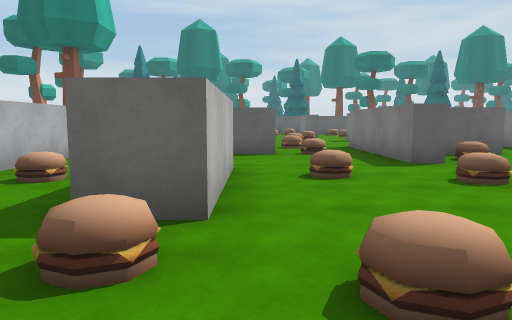
view 1 (above)

24 first-person views from a walk through a scene from a Unity 3-D project. The camera is 1.4 m above the floor, tilts 6° down and sees 70° across. The floor is counted in squares, 2 m on a side. Each view is taken from the middle of a square. On the plan, view 1 faces up. The plan holds only what a view shows up to about 11 squares ahead; the rest is blank. The place goes on beyond the plan. Some animated figures are not drawn. Some surface patterns are stand-ins.

view 2
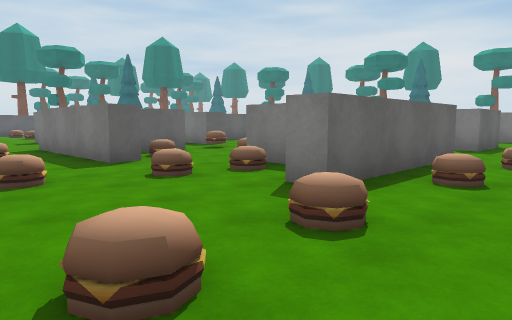

view 3
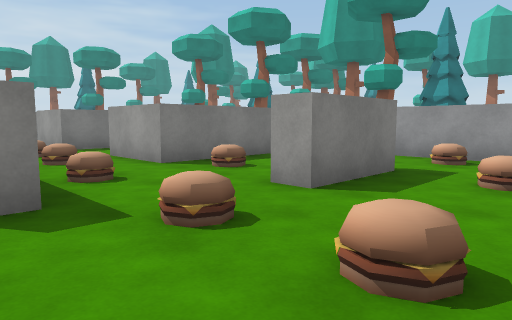

view 4
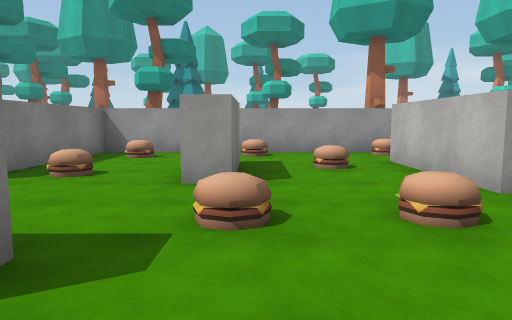

view 5
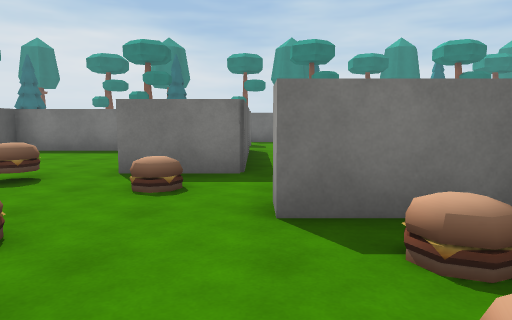

view 6
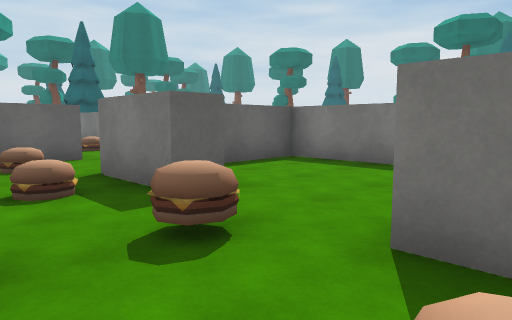

view 7
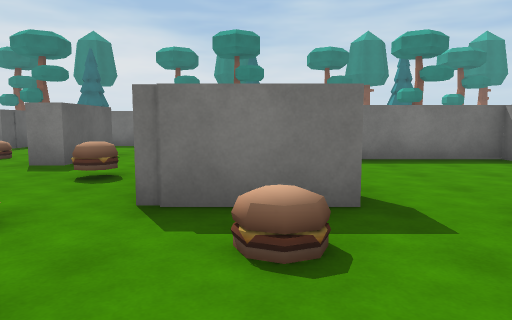

view 8
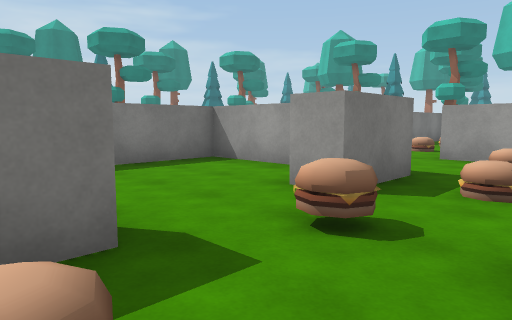

view 9
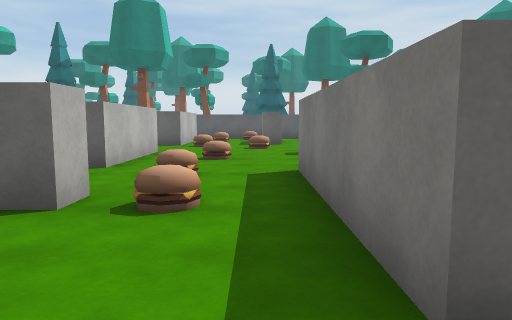

view 10
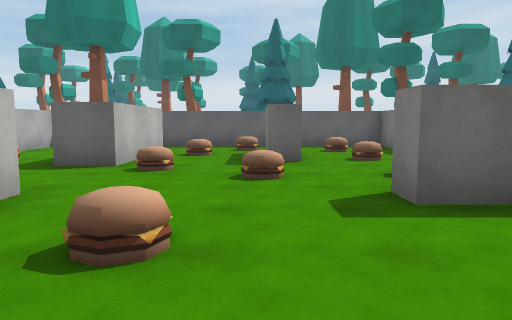

view 11
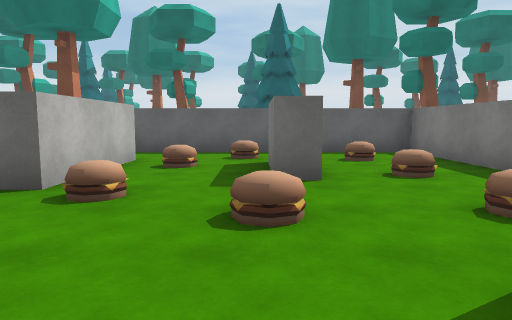

view 12
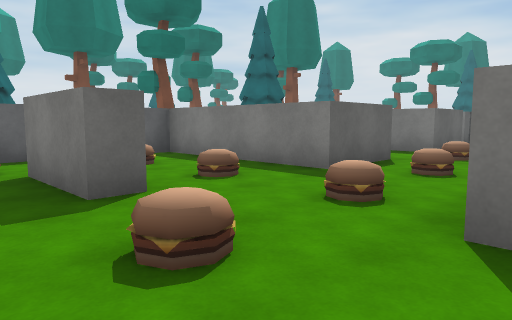

view 13
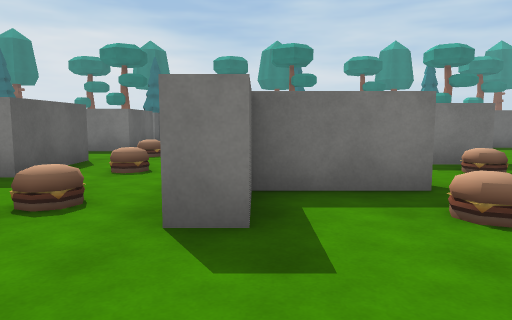

view 14
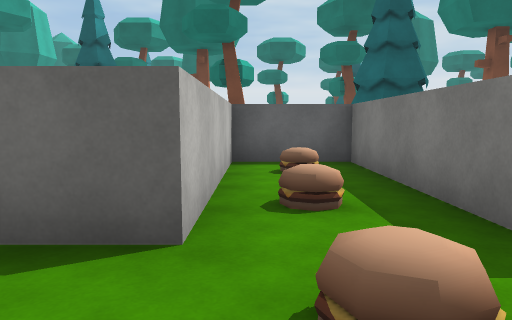

view 15
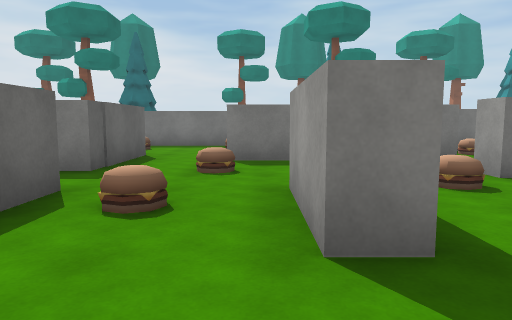

view 16
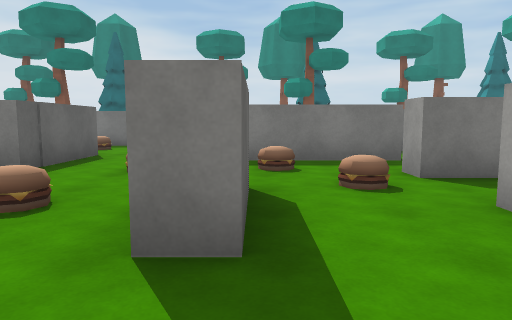

view 17
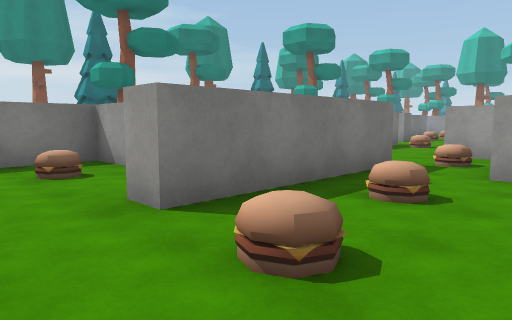

view 18
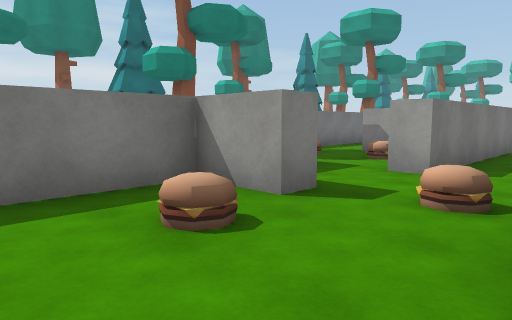

view 19
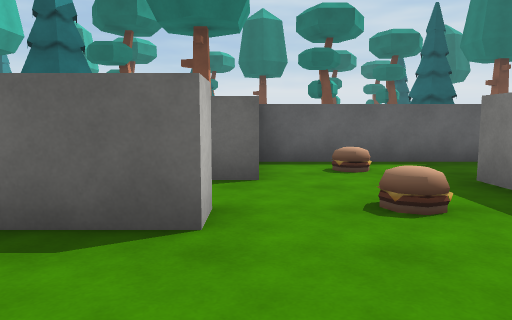

view 20
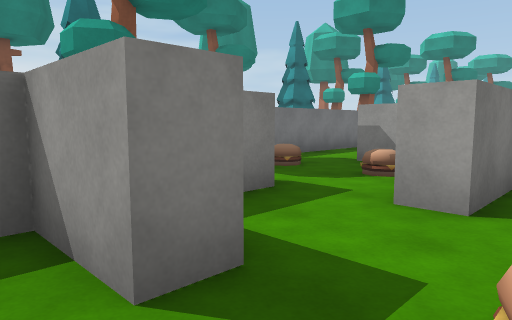

view 21
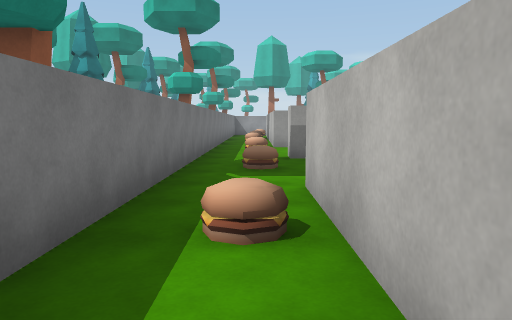

view 22
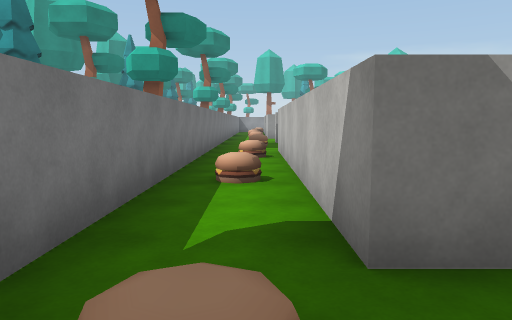

view 23
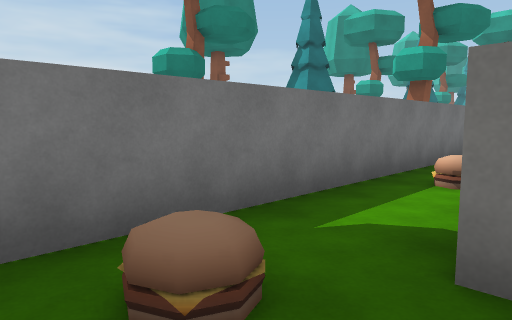

view 24
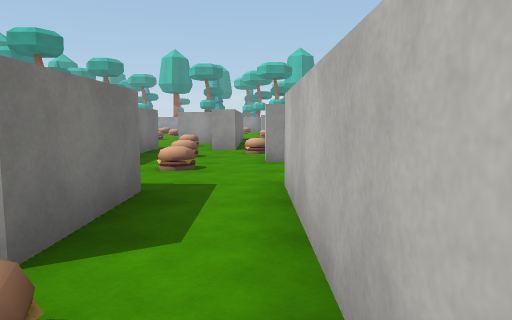

### Floor plan
Points are (right, up) in squares from view 1. A wall is a line through its corners. A room is listed if a view was taken in it or the views show most of it. See-through windows are left out.
Room 1 (views 1, 2, 3, 4, 5, 6, 9)
walls: (4.6, 3.1) (4.6, 5) (5.2, 5); (6.2, 2.8) (7.5, 2.8); (-0.4, 0.5) (-0.4, -2.5); (3.2, 6.1) (2.6, 6.1) (2.6, 7.5); (2.3, -2.1) (2.3, -0.1) (2.9, -0.1); (-0.2, 5.1) (-0.2, 2.6); (7.5, 2.2) (3.4, 2.2) (3.4, 2.9); (6.9, 5.2) (6.9, 6.9) (7.6, 6.9); (5.4, 7.9) (4, 7.9); (0.4, 7.9) (-0.5, 7.9); (-0.5, -4.4) (5.6, -4.4) (5.6, -0.1) (7.5, -0.1)
ways out: opening at (1.5, 8) to room 2; opening at (6.5, 7) to room 9; opening at (-1, -3.5); opening at (-1, 1.5); opening at (6.5, 0.5); opening at (7, 3.5)
objects: other object (1, -2); other object (1, 1); other object (1, 5); other object (2, -4); other object (2, 1); other object (3, 4); other object (4, -3); other object (4, -1); other object (4, 4); other object (4, 7); other object (5, 1); other object (6, 4); other object (6, 6); other object (7, 1)
Room 2 (views 7, 8, 10, 11, 12, 13)
walls: (2.9, 16.3) (2.3, 16.3); (-0.2, 13.6) (-0.2, 10.5); (4.6, 11.1) (4.6, 13) (3.4, 13) (3.4, 13.6); (7.6, 16) (5.6, 16) (5.6, 20.4) (2.6, 20.4); (0.4, 8.5) (0.4, 7.9); (2.6, 7.5) (2.6, 10.4)
ways out: opening at (1.5, 8) to room 1; opening at (6.5, 14.5) to room 3; opening at (5, 9.5) to room 9; opening at (0.5, 17.5) to room 10; opening at (2, 19.5) to room 10; opening at (-1, 14.5)
objects: other object (1, 8); other object (1, 10); other object (1, 12); other object (1, 16); other object (2, 15); other object (4, 11); other object (4, 15); other object (4, 17); other object (4, 19); other object (6, 15)
Room 3 (views 14, 15)
walls: (9.8, 13.6) (11.9, 13.6); (11.7, 16) (9.7, 16) (9.7, 20.4) (7.6, 20.4) (7.6, 16)
ways out: opening at (6.5, 14.5) to room 2; opening at (8.5, 13) to room 4; opening at (10.5, 14.5) to room 5
objects: other object (8, 15); other object (9, 17); other object (9, 19); other object (11, 15)
Room 4 (view 16)
walls: (7.5, 13) (6.1, 13); (11.9, 13) (9.8, 13) (9.8, 13.6)
ways out: opening at (8.5, 13) to room 3; opening at (10.5, 12) to room 5
objects: other object (6, 12); other object (9, 12)
Room 5 (views 17, 18)
walls: (12.5, 11) (13.1, 11); (15.6, 16.3) (13.2, 16.3) (13.2, 18.4); (14.6, 10.4) (14.6, 14.5) (15.2, 14.5); (11.7, 18.4) (11.7, 16)
ways out: opening at (10.5, 14.5) to room 3; opening at (10.5, 12) to room 4; opening at (15, 15.5) to room 6; opening at (12, 17.5) to room 8; opening at (12, 10)
objects: other object (12, 12); other object (13, 13); other object (13, 15)
Room 6 (views 19, 20, 23)
walls: (15.6, 17) (15.6, 16.3); (16.1, 18.4) (15.4, 18.4); (17.3, 13.4) (18.6, 13.4) (18.6, 18.3) (19.5, 18.3); (20, 20.4) (16, 20.4)
ways out: opening at (15, 15.5) to room 5; opening at (19, 19.5) to room 7
objects: other object (17, 14); other object (17, 17); other object (17, 19)
Room 7 (views 21, 22)
walls: (18.6, 11) (18.6, 11.6); (18.6, 8.1) (19.4, 8.1); (19.5, 18.3) (19.5, 11); (21.1, 7.5) (21.1, 19.8)
ways out: opening at (19, 19.5) to room 6; opening at (17, 12) to room 12; opening at (20.5, 8)
objects: other object (18, 9); other object (20, 9); other object (20, 13); other object (20, 16); other object (20, 19); tree (22, 11) to (23, 11)
Room 8 (view 24)
walls: (11.7, 19.6) (11.7, 18.4)
ways out: opening at (12, 17.5) to room 5
objects: other object (13, 19)
Room 9 (no view inside)
walls: (7.8, 9.1) (6.9, 9.1) (6.9, 11); (8.8, 5.4) (10.8, 5.4) (10.8, 10.7) (8.9, 10.7)
ways out: opening at (6.5, 7) to room 1; opening at (5, 9.5) to room 2
objects: other object (6, 8); other object (6, 10)
Room 10 (no view inside)
walls: (-0.2, 18.8) (-0.2, 15.7); (2.6, 20.4) (-0.9, 20.4); (2.3, 16.3) (2.3, 18.4)
ways out: opening at (0.5, 17.5) to room 2; opening at (2, 19.5) to room 2; opening at (-1, 19.5)
objects: other object (1, 18); other object (2, 19)
Room 11 (no view inside)
walls: (13.6, 8.1) (14.5, 8.1); (16.8, 5.1) (16.8, 11)
ways out: opening at (16, 10.5) to room 12
objects: other object (14, 9); other object (16, 9)
Room 12 (no view inside)
walls: (16.8, 11) (17.4, 11); (17.3, 12.8) (17.3, 13.4)
ways out: opening at (17, 12) to room 7; opening at (16, 10.5) to room 11
objects: other object (16, 13)

Where each view was taken, in squares from view 1:
view 1: 0 up, 0 right, facing up
view 2: 0 up, 0 right, facing up-right
view 3: 3 up, 0 right, facing down-right
view 4: 4 up, 2 right, facing down
view 5: 5 up, 2 right, facing right
view 6: 6 up, 5 right, facing up-right
view 7: 10 up, 4 right, facing right
view 8: 10 up, 5 right, facing down-right
view 9: 5 up, 2 right, facing up
view 10: 10 up, 2 right, facing up
view 11: 12 up, 2 right, facing up
view 12: 13 up, 1 right, facing up-right
view 13: 13 up, 1 right, facing right
view 14: 14 up, 8 right, facing up
view 15: 14 up, 8 right, facing right
view 16: 13 up, 8 right, facing right
view 17: 16 up, 12 right, facing down-right
view 18: 16 up, 15 right, facing down-right
view 19: 14 up, 16 right, facing up
view 20: 14 up, 16 right, facing down-right
view 21: 15 up, 20 right, facing down
view 22: 20 up, 20 right, facing down
view 23: 20 up, 19 right, facing down-right
view 24: 20 up, 12 right, facing down
